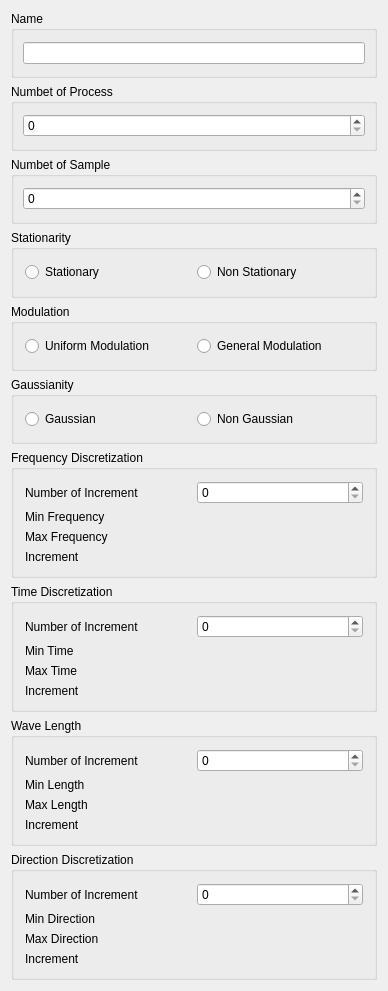
<?xml version="1.0" encoding="UTF-8"?>
<ui version="4.0">
 <class>WindLabGui::DlgNewSimulation</class>
 <widget class="QWidget" name="WindLabGui::DlgNewSimulation">
  <property name="geometry">
   <rect>
    <x>0</x>
    <y>0</y>
    <width>388</width>
    <height>991</height>
   </rect>
  </property>
  <property name="windowTitle">
   <string>Simulation</string>
  </property>
  <property name="sizeGripEnabled" stdset="0">
   <bool>true</bool>
  </property>
  <layout class="QVBoxLayout" name="verticalLayout" stretch="0,0,0,0,0,0,0,0,0,0">
   <item>
    <widget class="QGroupBox" name="GroupBox5_2">
     <property name="title">
      <string>Name</string>
     </property>
     <layout class="QGridLayout" name="_2">
      <property name="leftMargin">
       <number>9</number>
      </property>
      <property name="topMargin">
       <number>9</number>
      </property>
      <property name="rightMargin">
       <number>9</number>
      </property>
      <property name="bottomMargin">
       <number>9</number>
      </property>
      <property name="spacing">
       <number>6</number>
      </property>
      <item row="0" column="0">
       <widget class="QLineEdit" name="NameLineEdit"/>
      </item>
     </layout>
    </widget>
   </item>
   <item>
    <widget class="QGroupBox" name="GroupBox5_4">
     <property name="title">
      <string>Numbet of Process</string>
     </property>
     <layout class="QGridLayout" name="_4">
      <property name="leftMargin">
       <number>9</number>
      </property>
      <property name="topMargin">
       <number>9</number>
      </property>
      <property name="rightMargin">
       <number>9</number>
      </property>
      <property name="bottomMargin">
       <number>9</number>
      </property>
      <property name="spacing">
       <number>6</number>
      </property>
      <item row="0" column="0">
       <widget class="QSpinBox" name="numberOfProcessSpinBox"/>
      </item>
     </layout>
    </widget>
   </item>
   <item>
    <widget class="QGroupBox" name="GroupBox5_5">
     <property name="title">
      <string>Numbet of Sample</string>
     </property>
     <layout class="QGridLayout" name="_5">
      <property name="leftMargin">
       <number>9</number>
      </property>
      <property name="topMargin">
       <number>9</number>
      </property>
      <property name="rightMargin">
       <number>9</number>
      </property>
      <property name="bottomMargin">
       <number>9</number>
      </property>
      <property name="spacing">
       <number>6</number>
      </property>
      <item row="0" column="0">
       <widget class="QSpinBox" name="numberOfSampleSpinBox"/>
      </item>
     </layout>
    </widget>
   </item>
   <item>
    <widget class="QGroupBox" name="RotationGB_3">
     <property name="sizePolicy">
      <sizepolicy hsizetype="MinimumExpanding" vsizetype="Preferred">
       <horstretch>0</horstretch>
       <verstretch>0</verstretch>
      </sizepolicy>
     </property>
     <property name="toolTip">
      <string>RPS tooltips</string>
     </property>
     <property name="title">
      <string>Stationarity</string>
     </property>
     <layout class="QVBoxLayout" name="verticalLayout_6">
      <item>
       <layout class="QGridLayout" name="gridLayout_5">
        <item row="1" column="0">
         <widget class="QRadioButton" name="stationaryRadioButton">
          <property name="text">
           <string>Stationary</string>
          </property>
         </widget>
        </item>
        <item row="1" column="1">
         <widget class="QRadioButton" name="nonStationaryRadioButton">
          <property name="text">
           <string>Non Stationary</string>
          </property>
         </widget>
        </item>
       </layout>
      </item>
     </layout>
    </widget>
   </item>
   <item>
    <widget class="QGroupBox" name="RotationGB_5">
     <property name="sizePolicy">
      <sizepolicy hsizetype="MinimumExpanding" vsizetype="Preferred">
       <horstretch>0</horstretch>
       <verstretch>0</verstretch>
      </sizepolicy>
     </property>
     <property name="toolTip">
      <string>Use custom vector for pad direction otherwise
the sketch plane's normal vector will be used</string>
     </property>
     <property name="title">
      <string>Modulation</string>
     </property>
     <layout class="QVBoxLayout" name="verticalLayout_8">
      <item>
       <layout class="QGridLayout" name="gridLayout_7">
        <item row="1" column="1">
         <widget class="QRadioButton" name="generalModulationRadioButton">
          <property name="text">
           <string>General Modulation</string>
          </property>
         </widget>
        </item>
        <item row="1" column="0">
         <widget class="QRadioButton" name="uniformModulationRadioButton">
          <property name="text">
           <string>Uniform Modulation</string>
          </property>
         </widget>
        </item>
       </layout>
      </item>
     </layout>
    </widget>
   </item>
   <item>
    <widget class="QGroupBox" name="RotationGB_4">
     <property name="sizePolicy">
      <sizepolicy hsizetype="MinimumExpanding" vsizetype="Preferred">
       <horstretch>0</horstretch>
       <verstretch>0</verstretch>
      </sizepolicy>
     </property>
     <property name="toolTip">
      <string>Use custom vector for pad direction otherwise
the sketch plane's normal vector will be used</string>
     </property>
     <property name="title">
      <string>Gaussianity</string>
     </property>
     <layout class="QVBoxLayout" name="verticalLayout_7">
      <item>
       <layout class="QGridLayout" name="gridLayout_6">
        <item row="1" column="1">
         <widget class="QRadioButton" name="nonGaussianRadioButton">
          <property name="text">
           <string>Non Gaussian</string>
          </property>
         </widget>
        </item>
        <item row="1" column="0">
         <widget class="QRadioButton" name="gaussionRadioButton">
          <property name="text">
           <string>Gaussian</string>
          </property>
         </widget>
        </item>
       </layout>
      </item>
     </layout>
    </widget>
   </item>
   <item>
    <widget class="QGroupBox" name="RotationGB_8">
     <property name="sizePolicy">
      <sizepolicy hsizetype="MinimumExpanding" vsizetype="Preferred">
       <horstretch>0</horstretch>
       <verstretch>0</verstretch>
      </sizepolicy>
     </property>
     <property name="toolTip">
      <string>Use custom vector for pad direction otherwise
the sketch plane's normal vector will be used</string>
     </property>
     <property name="title">
      <string>Frequency Discretization</string>
     </property>
     <layout class="QVBoxLayout" name="verticalLayout_11">
      <item>
       <layout class="QGridLayout" name="gridLayout_10">
        <item row="0" column="0">
         <widget class="QLabel" name="labelXSkew_4">
          <property name="text">
           <string>Number of Increment</string>
          </property>
         </widget>
        </item>
        <item row="1" column="1">
         <widget class="Gui::QuantitySpinBox" name="frequencyMinSpinBox" native="true">
          <property name="toolTip">
           <string>y-component of direction vector</string>
          </property>
          <property name="keyboardTracking" stdset="0">
           <bool>false</bool>
          </property>
          <property name="minimum" stdset="0">
           <double>-100.000000000000000</double>
          </property>
          <property name="maximum" stdset="0">
           <double>100.000000000000000</double>
          </property>
          <property name="singleStep" stdset="0">
           <double>0.100000000000000</double>
          </property>
          <property name="unit" stdset="0">
           <string notr="true"/>
          </property>
         </widget>
        </item>
        <item row="1" column="0">
         <widget class="QLabel" name="labelYSkew_4">
          <property name="text">
           <string>Min Frequency</string>
          </property>
         </widget>
        </item>
        <item row="2" column="1">
         <widget class="Gui::QuantitySpinBox" name="frequencyMaxSpinBox" native="true">
          <property name="toolTip">
           <string>z-component of direction vector</string>
          </property>
          <property name="keyboardTracking" stdset="0">
           <bool>false</bool>
          </property>
          <property name="minimum" stdset="0">
           <double>-100.000000000000000</double>
          </property>
          <property name="maximum" stdset="0">
           <double>100.000000000000000</double>
          </property>
          <property name="singleStep" stdset="0">
           <double>1.000000000000000</double>
          </property>
          <property name="value" stdset="0">
           <double>0.000000000000000</double>
          </property>
          <property name="unit" stdset="0">
           <string notr="true"/>
          </property>
         </widget>
        </item>
        <item row="2" column="0">
         <widget class="QLabel" name="labelZSkew_4">
          <property name="text">
           <string>Max Frequency</string>
          </property>
         </widget>
        </item>
        <item row="3" column="0">
         <widget class="QLabel" name="label_27">
          <property name="text">
           <string>Increment</string>
          </property>
         </widget>
        </item>
        <item row="3" column="1">
         <widget class="Gui::QuantitySpinBox" name="frequencyIncrementSpinBox" native="true">
          <property name="toolTip">
           <string>z-component of direction vector</string>
          </property>
          <property name="keyboardTracking" stdset="0">
           <bool>false</bool>
          </property>
          <property name="minimum" stdset="0">
           <double>-100.000000000000000</double>
          </property>
          <property name="maximum" stdset="0">
           <double>100.000000000000000</double>
          </property>
          <property name="singleStep" stdset="0">
           <double>0.100000000000000</double>
          </property>
          <property name="value" stdset="0">
           <double>0.000000000000000</double>
          </property>
          <property name="unit" stdset="0">
           <string notr="true"/>
          </property>
         </widget>
        </item>
        <item row="0" column="1">
         <widget class="QSpinBox" name="frequencyNumberSpinBox"/>
        </item>
       </layout>
      </item>
     </layout>
    </widget>
   </item>
   <item>
    <widget class="QGroupBox" name="RotationGB_2">
     <property name="sizePolicy">
      <sizepolicy hsizetype="MinimumExpanding" vsizetype="Preferred">
       <horstretch>0</horstretch>
       <verstretch>0</verstretch>
      </sizepolicy>
     </property>
     <property name="toolTip">
      <string>Use custom vector for pad direction otherwise
the sketch plane's normal vector will be used</string>
     </property>
     <property name="title">
      <string>Time Discretization</string>
     </property>
     <layout class="QVBoxLayout" name="verticalLayout_4">
      <item>
       <layout class="QGridLayout" name="gridLayout_3">
        <item row="0" column="0">
         <widget class="QLabel" name="labelXSkew_2">
          <property name="text">
           <string>Number of Increment</string>
          </property>
         </widget>
        </item>
        <item row="1" column="1">
         <widget class="Gui::QuantitySpinBox" name="timeMinSpinBox" native="true">
          <property name="toolTip">
           <string>y-component of direction vector</string>
          </property>
          <property name="keyboardTracking" stdset="0">
           <bool>false</bool>
          </property>
          <property name="minimum" stdset="0">
           <double>-100.000000000000000</double>
          </property>
          <property name="maximum" stdset="0">
           <double>100.000000000000000</double>
          </property>
          <property name="singleStep" stdset="0">
           <double>0.100000000000000</double>
          </property>
          <property name="unit" stdset="0">
           <string notr="true"/>
          </property>
         </widget>
        </item>
        <item row="1" column="0">
         <widget class="QLabel" name="labelYSkew_2">
          <property name="text">
           <string>Min Time</string>
          </property>
         </widget>
        </item>
        <item row="2" column="1">
         <widget class="Gui::QuantitySpinBox" name="timeMaxSpinBox" native="true">
          <property name="toolTip">
           <string>z-component of direction vector</string>
          </property>
          <property name="keyboardTracking" stdset="0">
           <bool>false</bool>
          </property>
          <property name="minimum" stdset="0">
           <double>-100.000000000000000</double>
          </property>
          <property name="maximum" stdset="0">
           <double>100.000000000000000</double>
          </property>
          <property name="singleStep" stdset="0">
           <double>0.100000000000000</double>
          </property>
          <property name="value" stdset="0">
           <double>0.000000000000000</double>
          </property>
          <property name="unit" stdset="0">
           <string notr="true"/>
          </property>
         </widget>
        </item>
        <item row="2" column="0">
         <widget class="QLabel" name="labelZSkew_2">
          <property name="text">
           <string>Max Time</string>
          </property>
         </widget>
        </item>
        <item row="3" column="0">
         <widget class="QLabel" name="label_24">
          <property name="text">
           <string>Increment</string>
          </property>
         </widget>
        </item>
        <item row="3" column="1">
         <widget class="Gui::QuantitySpinBox" name="timeIncrementSpinBox" native="true">
          <property name="toolTip">
           <string>z-component of direction vector</string>
          </property>
          <property name="keyboardTracking" stdset="0">
           <bool>false</bool>
          </property>
          <property name="minimum" stdset="0">
           <double>-100.000000000000000</double>
          </property>
          <property name="maximum" stdset="0">
           <double>100.000000000000000</double>
          </property>
          <property name="singleStep" stdset="0">
           <double>0.100000000000000</double>
          </property>
          <property name="value" stdset="0">
           <double>0.000000000000000</double>
          </property>
          <property name="unit" stdset="0">
           <string notr="true"/>
          </property>
         </widget>
        </item>
        <item row="0" column="1">
         <widget class="QSpinBox" name="timeNumberSpinBox"/>
        </item>
       </layout>
      </item>
     </layout>
    </widget>
   </item>
   <item>
    <widget class="QGroupBox" name="RotationGB_9">
     <property name="sizePolicy">
      <sizepolicy hsizetype="MinimumExpanding" vsizetype="Preferred">
       <horstretch>0</horstretch>
       <verstretch>0</verstretch>
      </sizepolicy>
     </property>
     <property name="toolTip">
      <string>Use custom vector for pad direction otherwise
the sketch plane's normal vector will be used</string>
     </property>
     <property name="title">
      <string>Wave Length</string>
     </property>
     <layout class="QVBoxLayout" name="verticalLayout_12">
      <item>
       <layout class="QGridLayout" name="gridLayout_11">
        <item row="0" column="0">
         <widget class="QLabel" name="labelXSkew_5">
          <property name="text">
           <string>Number of Increment</string>
          </property>
         </widget>
        </item>
        <item row="1" column="1">
         <widget class="Gui::QuantitySpinBox" name="waveMinLengthSpinBox" native="true">
          <property name="toolTip">
           <string>y-component of direction vector</string>
          </property>
          <property name="keyboardTracking" stdset="0">
           <bool>false</bool>
          </property>
          <property name="minimum" stdset="0">
           <double>-100.000000000000000</double>
          </property>
          <property name="maximum" stdset="0">
           <double>100.000000000000000</double>
          </property>
          <property name="singleStep" stdset="0">
           <double>0.100000000000000</double>
          </property>
          <property name="unit" stdset="0">
           <string notr="true"/>
          </property>
         </widget>
        </item>
        <item row="1" column="0">
         <widget class="QLabel" name="labelYSkew_5">
          <property name="text">
           <string>Min Length</string>
          </property>
         </widget>
        </item>
        <item row="2" column="1">
         <widget class="Gui::QuantitySpinBox" name="waveMaxLengthSpinBox" native="true">
          <property name="toolTip">
           <string>z-component of direction vector</string>
          </property>
          <property name="keyboardTracking" stdset="0">
           <bool>false</bool>
          </property>
          <property name="minimum" stdset="0">
           <double>-100.000000000000000</double>
          </property>
          <property name="maximum" stdset="0">
           <double>100.000000000000000</double>
          </property>
          <property name="singleStep" stdset="0">
           <double>0.100000000000000</double>
          </property>
          <property name="value" stdset="0">
           <double>0.000000000000000</double>
          </property>
          <property name="unit" stdset="0">
           <string notr="true"/>
          </property>
         </widget>
        </item>
        <item row="2" column="0">
         <widget class="QLabel" name="labelZSkew_5">
          <property name="text">
           <string>Max Length</string>
          </property>
         </widget>
        </item>
        <item row="3" column="0">
         <widget class="QLabel" name="label_28">
          <property name="text">
           <string>Increment</string>
          </property>
         </widget>
        </item>
        <item row="3" column="1">
         <widget class="Gui::QuantitySpinBox" name="waveLengthIncrementSpinBox" native="true">
          <property name="toolTip">
           <string>z-component of direction vector</string>
          </property>
          <property name="keyboardTracking" stdset="0">
           <bool>false</bool>
          </property>
          <property name="minimum" stdset="0">
           <double>-100.000000000000000</double>
          </property>
          <property name="maximum" stdset="0">
           <double>100.000000000000000</double>
          </property>
          <property name="singleStep" stdset="0">
           <double>0.100000000000000</double>
          </property>
          <property name="value" stdset="0">
           <double>0.000000000000000</double>
          </property>
          <property name="unit" stdset="0">
           <string notr="true"/>
          </property>
         </widget>
        </item>
        <item row="0" column="1">
         <widget class="QSpinBox" name="waveNumberOfIncrementSpinBox"/>
        </item>
       </layout>
      </item>
     </layout>
    </widget>
   </item>
   <item>
    <widget class="QGroupBox" name="RotationGB_10">
     <property name="sizePolicy">
      <sizepolicy hsizetype="MinimumExpanding" vsizetype="Preferred">
       <horstretch>0</horstretch>
       <verstretch>0</verstretch>
      </sizepolicy>
     </property>
     <property name="toolTip">
      <string>Use custom vector for pad direction otherwise
the sketch plane's normal vector will be used</string>
     </property>
     <property name="title">
      <string>Direction Discretization</string>
     </property>
     <layout class="QVBoxLayout" name="verticalLayout_13">
      <item>
       <layout class="QGridLayout" name="gridLayout_12">
        <item row="0" column="0">
         <widget class="QLabel" name="labelXSkew_6">
          <property name="text">
           <string>Number of Increment</string>
          </property>
         </widget>
        </item>
        <item row="1" column="1">
         <widget class="Gui::QuantitySpinBox" name="directionMinSpinBox" native="true">
          <property name="toolTip">
           <string>y-component of direction vector</string>
          </property>
          <property name="keyboardTracking" stdset="0">
           <bool>false</bool>
          </property>
          <property name="minimum" stdset="0">
           <double>-100.000000000000000</double>
          </property>
          <property name="maximum" stdset="0">
           <double>100.000000000000000</double>
          </property>
          <property name="singleStep" stdset="0">
           <double>0.100000000000000</double>
          </property>
          <property name="unit" stdset="0">
           <string notr="true"/>
          </property>
         </widget>
        </item>
        <item row="1" column="0">
         <widget class="QLabel" name="labelYSkew_6">
          <property name="text">
           <string>Min Direction</string>
          </property>
         </widget>
        </item>
        <item row="2" column="1">
         <widget class="Gui::QuantitySpinBox" name="directionMaxSpinBox" native="true">
          <property name="toolTip">
           <string>z-component of direction vector</string>
          </property>
          <property name="keyboardTracking" stdset="0">
           <bool>false</bool>
          </property>
          <property name="minimum" stdset="0">
           <double>-100.000000000000000</double>
          </property>
          <property name="maximum" stdset="0">
           <double>100.000000000000000</double>
          </property>
          <property name="singleStep" stdset="0">
           <double>0.100000000000000</double>
          </property>
          <property name="value" stdset="0">
           <double>0.000000000000000</double>
          </property>
          <property name="unit" stdset="0">
           <string notr="true"/>
          </property>
         </widget>
        </item>
        <item row="2" column="0">
         <widget class="QLabel" name="labelZSkew_6">
          <property name="text">
           <string>Max Direction</string>
          </property>
         </widget>
        </item>
        <item row="3" column="0">
         <widget class="QLabel" name="label_29">
          <property name="text">
           <string>Increment</string>
          </property>
         </widget>
        </item>
        <item row="3" column="1">
         <widget class="Gui::QuantitySpinBox" name="directionIncrementSpinBox" native="true">
          <property name="toolTip">
           <string>z-component of direction vector</string>
          </property>
          <property name="keyboardTracking" stdset="0">
           <bool>false</bool>
          </property>
          <property name="minimum" stdset="0">
           <double>-100.000000000000000</double>
          </property>
          <property name="maximum" stdset="0">
           <double>100.000000000000000</double>
          </property>
          <property name="singleStep" stdset="0">
           <double>0.100000000000000</double>
          </property>
          <property name="value" stdset="0">
           <double>0.000000000000000</double>
          </property>
          <property name="unit" stdset="0">
           <string notr="true"/>
          </property>
         </widget>
        </item>
        <item row="0" column="1">
         <widget class="QSpinBox" name="directionNumberOfIncrementSpinBox"/>
        </item>
       </layout>
      </item>
     </layout>
    </widget>
   </item>
  </layout>
 </widget>
 <layoutdefault spacing="6" margin="11"/>
 <customwidgets>
  <customwidget>
   <class>Gui::QuantitySpinBox</class>
   <extends>QWidget</extends>
   <header>Gui/QuantitySpinBox.h</header>
  </customwidget>
 </customwidgets>
 <resources/>
 <connections/>
</ui>
